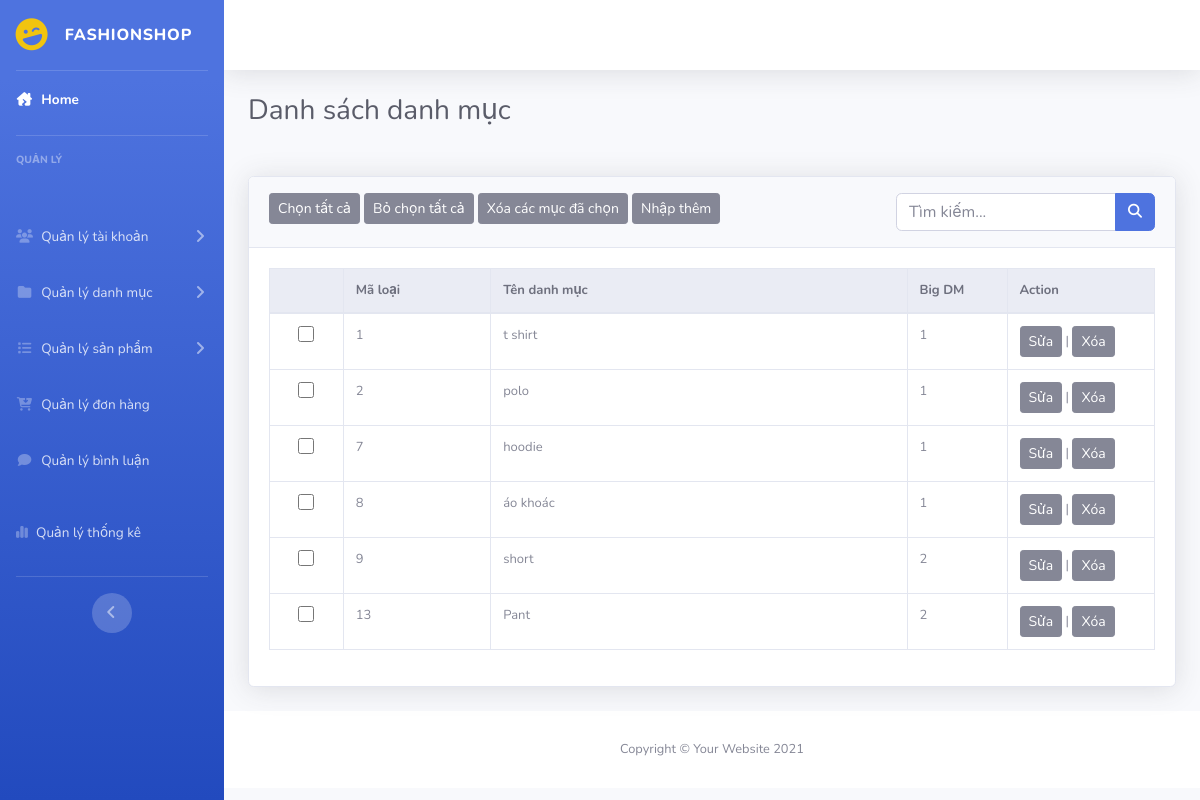
/admin/index.php?act=dsdanhmuc, run on the app's committed database.
### tables this page shows
CREATE TABLE `danhmuc` (
  `id` int(11) NOT NULL COMMENT 'Id danh mục',
  `name` varchar(255) NOT NULL COMMENT 'Tên danh mục',
  `id_dm` int(11) NOT NULL
);

### model/pdo.php (called while the page is built, shortened)
<?php
function pdo_get_connection(){
    $servername = "localhost";
    $username = "root";
    $password = "Hadaiduong2209#";
    try {
        $conn = new PDO("mysql:host=$servername;dbname=duan1_09_4", $username, $password);
        $conn->setAttribute(PDO::ATTR_ERRMODE, PDO::ERRMODE_EXCEPTION);
        return $conn;
    } catch(PDOException $e) {
        echo "Connection failed: " . $e->getMessage();
    }
}
function pdo_query($sql){
    $sql_args=array_slice(func_get_args(),1);
    try{
        $conn=pdo_get_connection();
        $stmt=$conn->prepare($sql);
        $stmt->execute($sql_args);
        $rows=$stmt->fetchAll();
        return $rows;
    }
    catch(PDOException $e){
        throw $e;
    }
    finally{
        unset($conn);
    }
}
?>

### model/danhmuc.php (called while the page is built, shortened)
<?php
function danhsach_danhmuc()
{
    $sql = "SELECT * FROM danhmuc";
    $result = pdo_query($sql);
    return $result;
}

### admin/danhmuc/dsdanhmuc.php (the view)
<div class="container-fluid ">
    <h1 class="h3 mb-2 text-gray-800 mb-5">Danh sách danh mục</h1>
    <div class="card shadow mb-4">
        <div class="card-header py-3">
            <button class="btn btn-secondary btn-sm">Chọn tất cả</button>
            <button class="btn btn-secondary btn-sm">Bỏ chọn tất cả</button>
            <button class="btn btn-secondary btn-sm">Xóa các mục đã chọn</button>
            <a href="?act=add_danhmuc"><button class="btn btn-secondary btn-sm">Nhập thêm</button></a>
            <form action="" class="float-right">
                <div class="input-group">
                    <input type="text" class="form-control" name="kyw" placeholder="Tìm kiếm...">
                    <div class="input-group-append">
                        <button class="btn btn-primary" type="submit" name="search">
                            <i class="fas fa-search fa-sm"></i>
                        </button>
                    </div>
                </div>
            </form>
        </div>
        <div class="card-body">
            <div class="table-responsive">
                <table class="table table-bordered" width="100%" cellspacing="0">
                    <thead class="thead-light">
                        <tr>
                            <th></th>
                            <th>Mã loại</th>
                            <th>Tên danh mục</th>
                            <th>Big DM</th>
                            <th>Action</th>
                        </tr>
                    </thead>
                    <tbody>
                        <?php
                            foreach($dsdm as $dm){
                                extract($dm);
                                echo '
                                <tr>
                                    <td class="col-1 text-center"><input type="checkbox" name="select" id=""></td>
                                    <td class="col-2">'.$id.'</td>
                                    <td>'.$name.'</td>
                                    <td>'.$id_dm.'</td>
                                    <td class="col-2"><a href="index.php?act=update_danhmuc&iddm='.$id.'"><button class="btn btn-secondary btn-sm">Sửa</button></a> |
                                        <a href="index.php?act=delete_danhmuc&iddm='.$id.'"><button class="btn btn-secondary btn-sm">Xóa</button></a>
                                    </td>
                                </tr>
                                ';
                            }
                        ?>
                    </tbody>
                </table>
            </div>
        </div>
    </div>
</div>

### assets/css/style_admin.css (style rules this page uses)
input[type="checkbox"] { width: 16px; height: 16px; }
.card-body { flex: 1 1 auto; min-height: 1px; padding: 1.25rem; margin: 0px; }
.card-header:first-child { border-radius: calc(0.35rem - 1px) calc(0.35rem - 1px) 0 0; margin: 0px; }
table tbody td:nth-child(4) { width: 100px; }
.card-body { flex: 1 1 auto; min-height: 1px; padding: 1.25rem; font-size: 13px; }

### data on the page
danhmuc: id "1", name "t shirt", id_dm "1"
danhmuc: id "2", name "polo", id_dm "1"
danhmuc: id "7", name "hoodie", id_dm "1"
danhmuc: id "8", name "áo khoác", id_dm "1"
danhmuc: id "9", name "short", id_dm "2"
danhmuc: id "13", name "Pant", id_dm "2"
